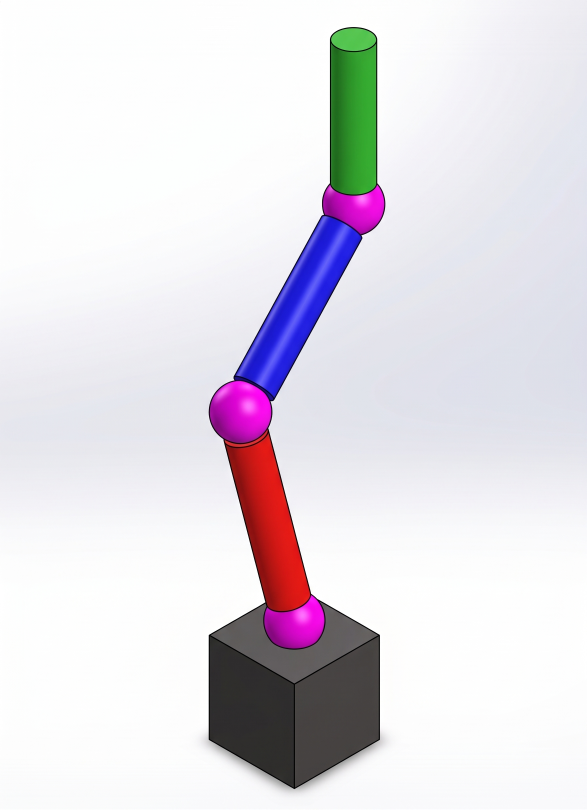
#> input picture data/test/A1_m1var/sketch/A1_m1var_m1.jpeg, 1760 x 2428 px, found by its file name (shown at 1/3 size)
$ python make_slide9_m1_variance_figure.py
#> lines starting #> are read from the running program, lines starting #| are printed output that depends on the picture
#!/usr/bin/env python3
"""スライド9（①スケッチ整形）用に「同じ入力・同じプロンプトで 4 回生成した結果」を並べる。

**なぜ要るか**: 9-68 で、同じ手描き写真に同じプロンプトを 1 文字も変えず 4 回入れたところ
**1 本だけ向きの指示を破った**（鉛直から 42.5°）。プロンプトには
「スケッチが斜めでも必ず立て直すこと」を明示してある（9-35）。
**言葉で説明するより 4 枚並べた方が速い。**

出力: docs/研究応用/執筆/使えそうな画像データ/過去/slide9_m1_variance.png
"""
import numpy as np, matplotlib
matplotlib.use('Agg')
import matplotlib.font_manager as fm, matplotlib.pyplot as plt
from PIL import Image

fm.fontManager.addfont('/usr/share/fonts/opentype/noto/NotoSansCJK-Bold.ttc')
plt.rcParams['font.family'] = 'Noto Sans CJK JP'

SRC = 'data/test/A1_m1var/sketch'
# 傾きは 9-68 の実測（マゼンタ球の重心から。概算）
ITEMS = [('A1_m1var_m1.jpeg', '1 回目', 5.4, True),
         ('A1_m1var_r2.jpeg', '2 回目', 42.5, False),
         ('A1_m1var_r3.jpeg', '3 回目', 23.4, True),
         ('A1_m1var_r4.jpeg', '4 回目', 7.6, True)]


def main():
    fig, axes = plt.subplots(1, 4, figsize=(11, 4.2))
    for ax, (f, lab, deg, ok) in zip(axes, ITEMS):
        im = Image.open(f'{SRC}/{f}')
#> im is the input picture: PIL image 1760x2428 RGB; mean R, G, B 226.8, 222.8, 229.4
        w, h = im.size
#> w = 1760; h = 2428
        s = 1024 / h
#> s = 0.422
        ax.imshow(im.resize((int(w * s), 1024)))
        ax.axis('off')
        col = '#1a7f37' if ok else '#c1121f'
        ax.set_title(f'{lab}\n傾き {deg:.1f}°', fontsize=15, color=col, pad=6)
        for sp in ('top', 'bottom', 'left', 'right'):
            ax.spines[sp].set_visible(False)
        if not ok:
            ax.add_patch(plt.Rectangle((0, 0), int(w * s) - 1, 1023, fill=False,
                                       ec='#c1121f', lw=5))
            ax.text(int(w * s) / 2, 975, '寝ている',
                    ha='center', va='center', fontsize=17, color='white',
                    fontweight='bold',
                    bbox=dict(fc='#c1121f', ec='none', pad=5))
    fig.suptitle('同じ手描き写真・同じプロンプトで 4 回生成した結果',
                 fontsize=17, y=0.99)
    plt.tight_layout(rect=(0, 0, 1, 0.95))
    plt.savefig('docs/研究応用/執筆/使えそうな画像データ/過去/slide9_m1_variance.png', dpi=150)
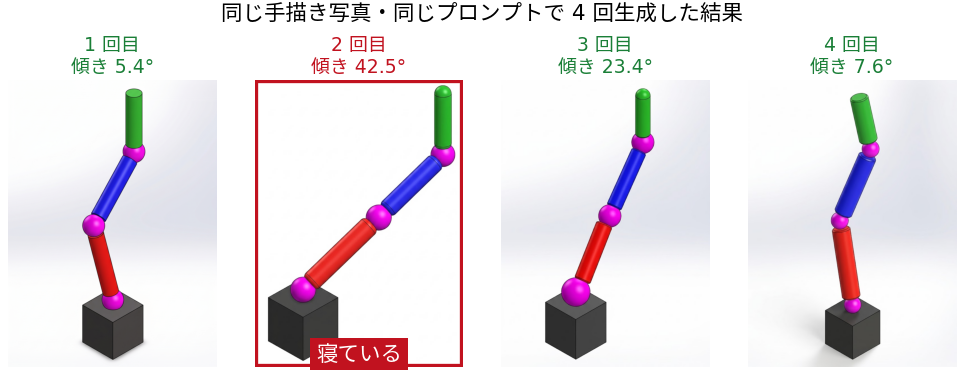
#> figure drawn by matplotlib, 4 panels
    print('docs/研究応用/執筆/使えそうな画像データ/過去/slide9_m1_variance.png')


if __name__ == '__main__':
    main()
